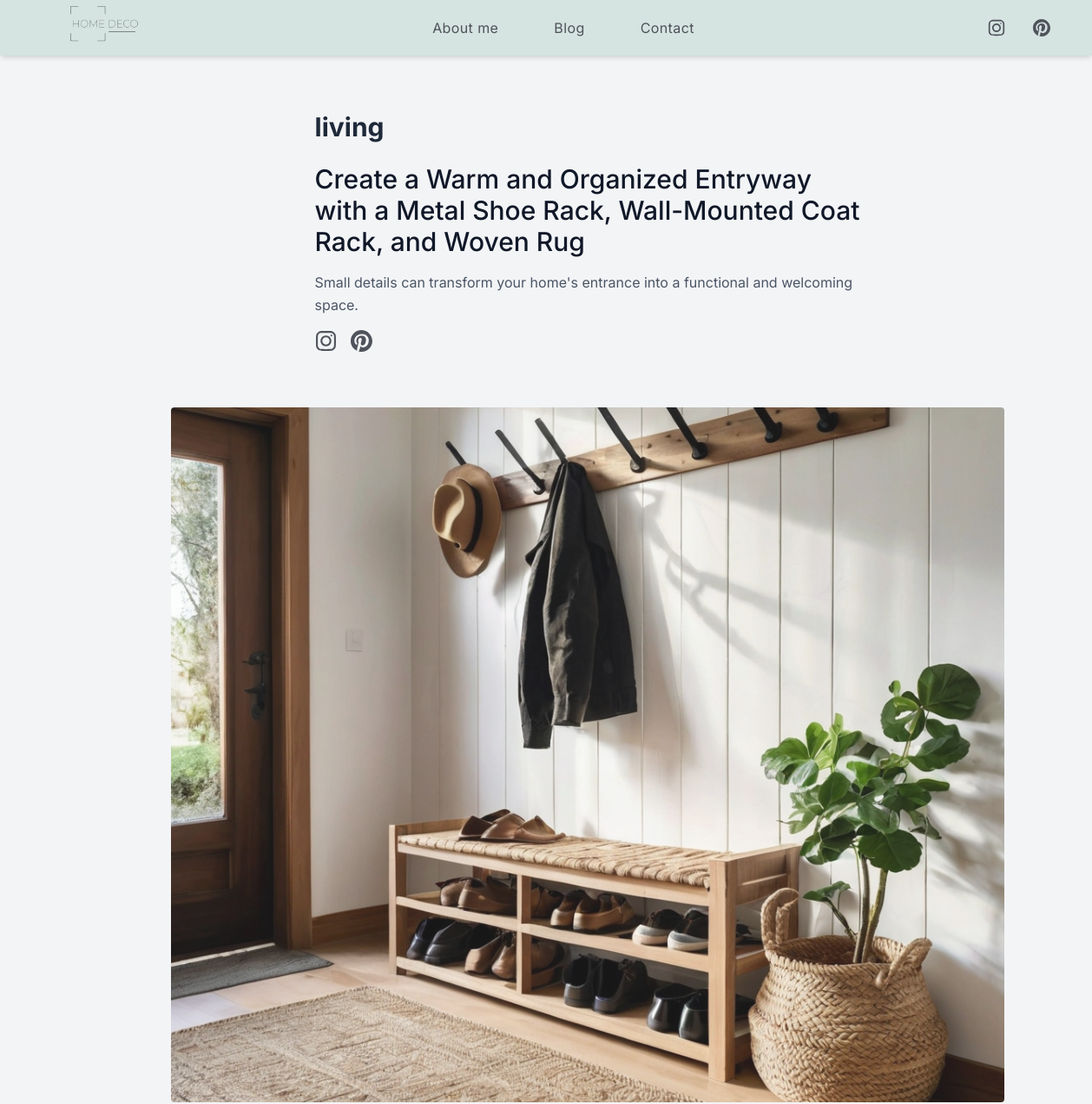
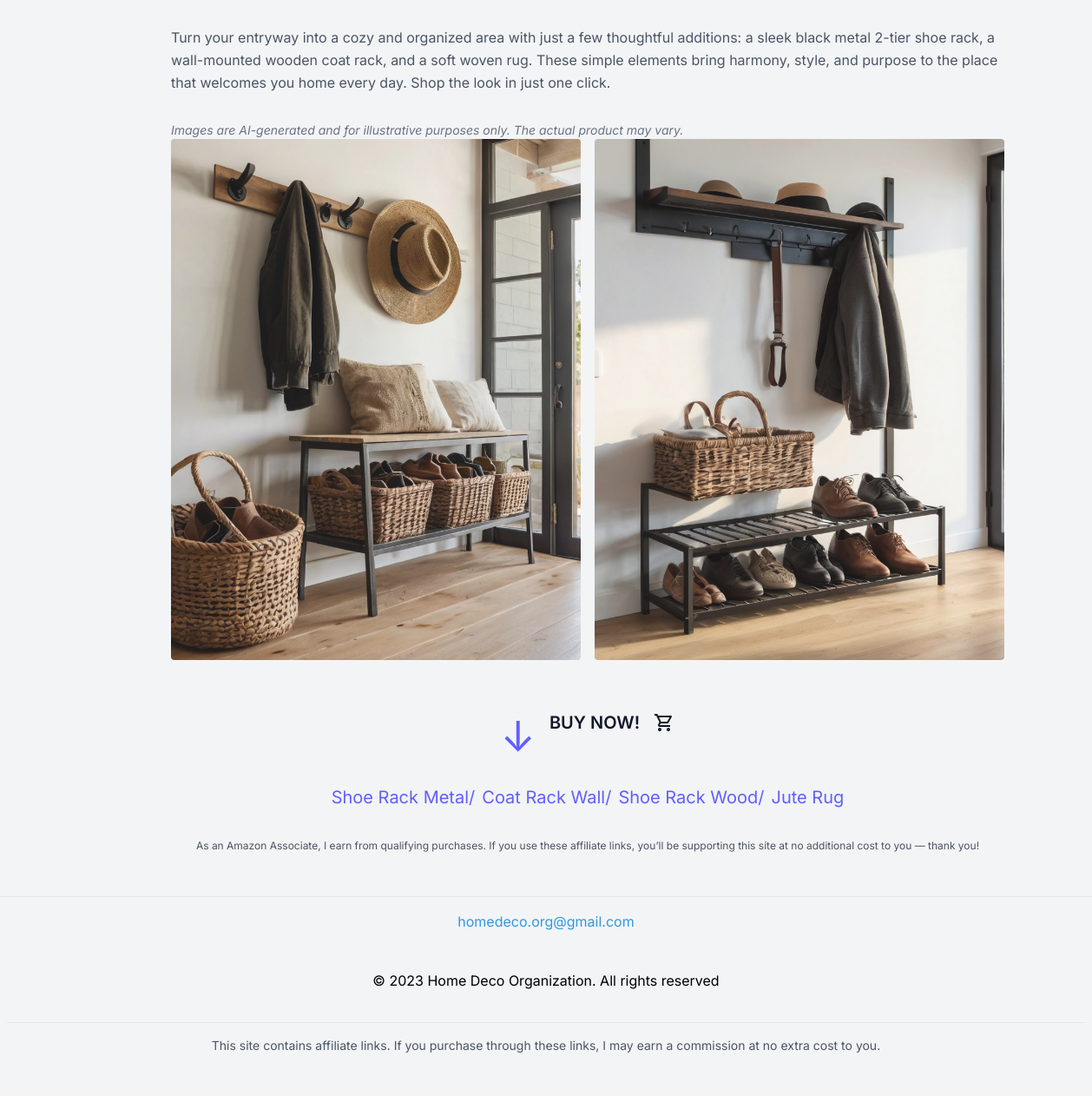
The page /post/12 on the database its author committed (2 pictures, top to bottom).
### models.py (models this page shows)
class Post(db.Model):
    id = db.Column(db.Integer, primary_key=True)
    title = db.Column(db.String(100), nullable=False)
    description = db.Column(db.Text, nullable=False)
    slug = db.Column(db.String(50), nullable=False)
    image1 = db.Column(db.String(200))
    alttitle1 = db.Column(db.String(100))
    image2 = db.Column(db.String(200))
    alttitle2 = db.Column(db.String(100))
    image3 = db.Column(db.String(200))
    alttitle3 = db.Column(db.String(100))
    link1 = db.Column(db.String(200))
    label1 = db.Column(db.String(100), nullable=False)
    link2 = db.Column(db.String(200))
    label2 = db.Column(db.String(100), nullable=False)
    link3 = db.Column(db.String(200))
    label3 = db.Column(db.String(100), nullable=False)
    link4 = db.Column(db.String(200))
    label4 = db.Column(db.String(100), nullable=False)
    frase1 = db.Column(db.String(200), nullable=False)
    frase2 = db.Column(db.String(200), nullable=True)

### app.py (the view)
@app.route('/post/<int:id>', methods=['GET'])
def view_post(id):
        try:
            post = Post.query.get_or_404(id)
            return render_template('post.html', post=post)
        except Exception as e:
            print(f"Error retrieving post: {e}")
            return render_template('error.html', message="Post not found")

### templates/post.html
{% extends "layout.html" %}
{% block content %}
<section class="text-gray-600 md:ml-12 flex flex-col items-center justify-center w-screen">
  <div class="pt-32 px-8 md:px-0 w-full md:w-2/3 lg:w-1/2">
    <div class="flex flex-col justify-start text-left mb-16 ">
      <h3 class="text-3xl font-bold mb-6 text-gray-800">{{ post.slug }}</h3>
      <h1 class="sm:text-3xl text-2xl font-medium title-font mb-4 text-gray-900 text-left">{{ post.title}}</h1>
      <p class="leading-relaxed text-base text-left">{{ post.frase1 }}</p>
      <ul class="flex flex-row mt-4">
        <li class="pr-4 cursor-pointer"><a href="https://www.instagram.com/homedecoorganization/"
     target="_blank" rel="noopener noreferrer"><img src="{{ url_for('static', filename='images/IG.svg') }}" alt="Share with Instagram" width=25px ></a></li>
        <li class="pr-4 cursor-pointer"><a id="share-pinterest" href="https://www.pinterest.com/homedecoorganization/"
     target="_blank" rel="noopener noreferrer"><img src="{{ url_for('static', filename='images/pinterest.svg') }}" alt="Share with Pinterest" width=25px ></a></li>
        </ul>
    </div>
  </div>
  <div class="px-8 py-0 flex flex-wrap md:flex-nowrap md:items-start md:justify-start md:flex-col max-w-screen-lg">
    <div class="w-full">
      <div class="flex flex-wrap w-full bg-gray-100 py-32 px-10 relative mb-4 h-[500px] md:h-[800px] rounded">
        <img alt="{{ post.alttitle1 }}" class="w-full object-cover h-full object-center block opacity-90 absolute inset-0 rounded" src="{{ post.image1 }}">
      </div>
     <p class="py-4 leading-relaxed text-base text-left mb-4">{{ post.description }}</p>
      <p class="text-sm text-gray-500 mt-4 italic">
  Images are AI-generated and for illustrative purposes only. The actual product may vary.
</p>
      <div class="flex flex-wrap -mx-2 gap-4 md:gap-0">
        <div class="px-2 w-full md:w-1/2">
          <div class="flex flex-wrap w-full bg-gray-100 sm:py-24 py-16 sm:px-10 px-6 relative h-[500px] md:h-[600px] rounded">
            <img alt="{{ post.alttitle2 }}" class="w-full object-cover h-full object-center block opacity-90 absolute inset-0 rounded" src="{{ post.image2 }}">
          </div>
        </div>
        <div class="px-2 w-full md:w-1/2">
          <div class="flex flex-wrap w-full bg-gray-100 sm:py-24 py-16 sm:px-10 px-6 relative h-[500px] md:h-[600px] rounded">
            <img alt="{{ post.alttitle3 }}" class="w-full object-cover h-full object-center block opacity-90 absolute inset-0 rounded" src="{{ post.image3 }}">
          </div>
        </div>
        <div class="flex items-center flex-row justify-center gap-4 cursor-pointer w-full py-8 ">
          <div class="flex justify-center mt-8">
            <div class="animate-bounce text-5xl text-indigo-500 cursor-default">
              ↓
            </div>
          </div>
          <h3 class="text-xl font-semibold text-gray-900 cursor-default">BUY NOW!</h3>
          <img src="{{ url_for('static', filename='images/shopping2.svg') }}" alt="shop icon" class="cursor-default">
        </div>
        <div class="flex items-center flex-col md:flex-row justify-center gap-2 cursor-pointer w-full">
          <a href="{{ post.link1 }}" target="_blank" class="text-indigo-500 hover:underline text-xl" rel="nofollow">{{ post.label1 }}/</a>
          <a href="{{ post.link2 }}" target="_blank" class="text-indigo-500 hover:underline text-xl" rel="nofollow">{{ post.label2 }}/</a>
          <a href="{{ post.link3 }}" target="_blank" class="text-indigo-500 hover:underline text-xl" rel="nofollow">{{ post.label3 }}/</a>
          <a href="{{ post.link4 }}" target="_blank" class="text-indigo-500 hover:underline text-xl" rel="nofollow">{{ post.label4 }}</a>
        </div>
      </div>
    <p class="pb-8 leading-relaxed py-8 text-xs text-center">{{ post.frase2}}</p>
    </div>
  </div>
</section>
{% endblock %}

### static/css/main.css (style rules this page uses)
* { font-family: "inter", sans-serif; }

### rows shown on the page
Post: slug "living", title "Create a Warm and Organized Entryway with a Metal Shoe Rack, Wall-Mounted Coat Rack, and Woven Rug", frase1 "Small details can transform your home's entrance into a functional and welcoming space.", image1 (picture), description "Turn your entryway into a cozy and organized area with just a few thoughtful additions: a sleek black metal 2-tier shoe rack, a wall-mounted wooden coat rack, and a soft woven rug. These simple elements bring harmony, style, and purpose to the place that welcomes you home every day. Shop the look in just one click.", image2 (picture), image3 (picture), label1 "Shoe Rack Metal", label2 "Coat Rack Wall", label3 "Shoe Rack Wood", label4 "Jute Rug", frase2 "As an Amazon Associate, I earn from qualifying purchases. If you use these affiliate links, you’ll be supporting this site at no additional cost to you — thank you!"
